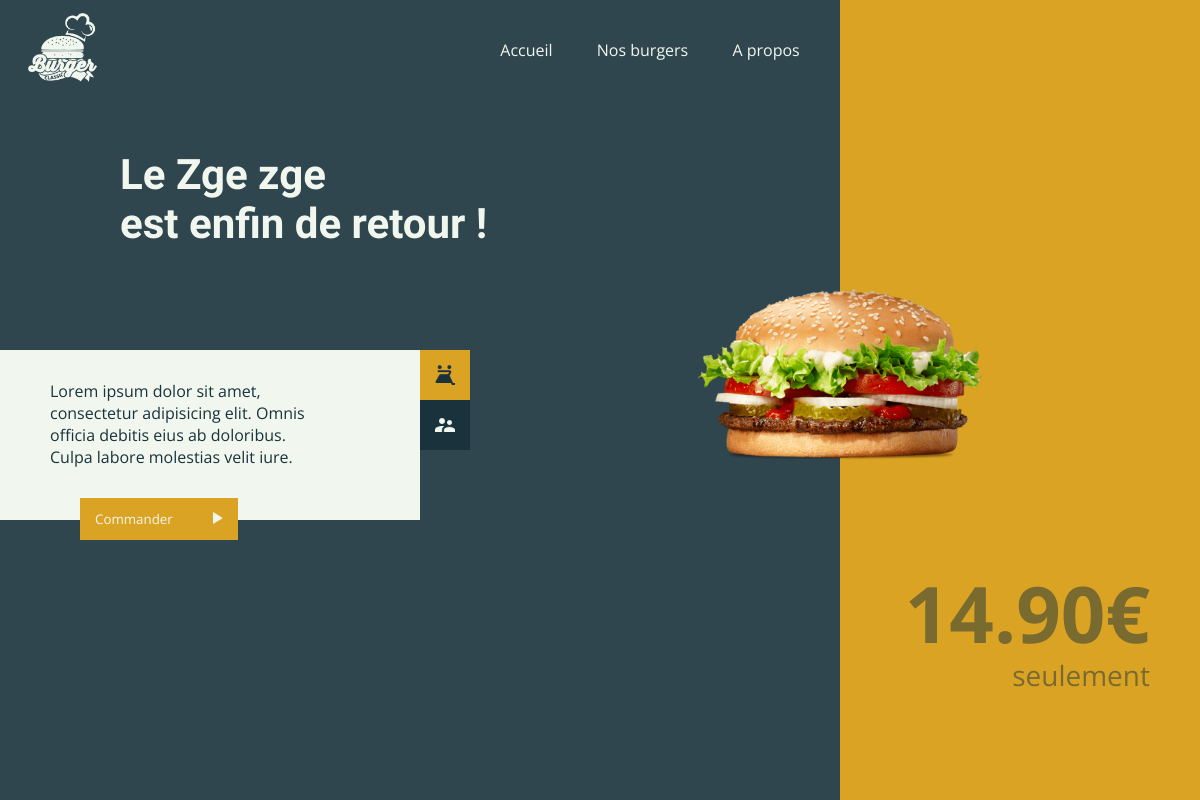
The page / on the database its author committed.
### tables this page shows
CREATE TABLE IF NOT EXISTS `burgers` (
  `id` int(11) NOT NULL AUTO_INCREMENT,
  `name` varchar(60) NOT NULL,
  `price` decimal(4,2) NOT NULL,
  `description` text NOT NULL,
  `image` varchar(255) DEFAULT NULL,
  PRIMARY KEY (`id`)
);

### includes/functions.php (called while the page is built, shortened)
<?php
function chargerClasse(string $classe) {
    $classe=str_replace('\\','/',$classe);
}
?>

### class/BurgerManager.php (called while the page is built, shortened)
<?php
class BurgerManager {
    public $bdd;
    public function setBdd($bdd) {
        $this->bdd = $bdd;
    }
    public function getRandomBurger() {
        $getRandom = $this->bdd->prepare("select * from burgers order by rand() limit 1");
        $getRandom->execute();
        return $getRandom->fetch(PDO::FETCH_ASSOC);
    }
}
?>

### index.php (the view, shortened to what this page needs)
<?php
include_once("includes/header.php");
$burger = $burgerManager->getRandomBurger();
$phrases = [];
$phrase1 = "Le " . $burger['name'] . " <br> est enfin de retour !";
$phrase2 = "Savourez le bon " . $burger['name'] . " <br> dans toute sa splendeur :)";
$phrase3 = "L'incournable " . $burger['name'] . ", <br> simple et efficace !";
array_push($phrases, $phrase1);array_push($phrases, $phrase2);array_push($phrases, $phrase3);
$phrase = $phrases[array_rand($phrases)];
?>
<div class="background" id="background" style="top:0">
    <div class="right" id="right"></div>
</div>
<div class="burger" style="position: absolute;">
    <img src="<?= $burger['image'] ?>" alt="<?= $burger['name'] ?>" id="burger">
</div>
<div class="content" id="content">
    <div class="burger-price">
        <h2><?= $burger['price'] . "€" ?></h2>
        <p>seulement</p>
    </div>
    <h1 id="main_title"><?= $phrase ?></h1>
    <div class="box">
        <p>Lorem ipsum dolor sit amet, consectetur adipisicing elit. Omnis officia debitis eius ab doloribus. Culpa
            labore molestias velit iure.</p>
        <button onclick="animate_burger()">Commander<img src="images/icons/right_arrow.png"
                alt="Voir les burgers"></button>
        <div class="links" id="links">
            <a href="cart.php">
                <div id="cart">
                    <img src="images/icons/cart.png" alt="Mon panier">
                </div>
            </a>
            <a href="account.php">
                <div id="account">
                    <img src="images/icons/account.png" alt="Se connecter">
                </div>
            </a>
        </div>
    </div>
</div>
<?php
include_once("includes/footer.php");
?>

### css/style.css (style rules this page uses)
:root { --dark_grey: #19323C; --grey: #2F464E; --yellow: #DBA324; --white: #F1F7EE; }
*, html, body { font-family: 'Kaushan Script', cursive; font-family: 'Open Sans', sans-serif; margin: 0; padding: 0; }
body { background-color: var(--grey); font-weight: normal; }
a { text-decoration: none; color: inherit; }
div.background { position: absolute; top: 0; z-index: -1; min-width: 100vw; height: 100vh; }
div.background div.right { float: right; position: relative; width: 30vw; height: 100%; background-color: var(--yellow); transition: all 2s; }
div.burger img { position: relative; top: 100px; left: 70vw; transform: translateX(-50%); width: 300px; transition: all 2s ease-in-out; }
div.content { transition: all 1s ease-in-out; }
div.content div.burger-price h2, div.content div.burger-price p { position: absolute; font-size: 78px; right: 50px; top: 70vh; color: var(--dark_grey); opacity: 0.5; }
div.content div.burger-price p { font-size: 28px; top: 82vh; }
div.content h1#main_title { color: var(--white); font-family: 'Kaushan Script', cursive; position: absolute; top: 150px; left: 10vw; font-size: 42px; }
div.content div.box { position: absolute; top: 350px; left: 0; width: 360px; padding: 30px; padding-right: 30px; padding-bottom: 10px; color: var(--dark_grey); background-color: var(--white); }
div.content div.box p { margin-left: 20px; width: 75%; }
div.content div.box button { position: relative; bottom: -30px; left: 50px; padding: 12px 15px; background-color: var(--yellow); border: none; text-align: left; color: var(--white); transition: 0.5s ease; }
div.content div.box button img { float: right; margin-top: 2px; margin-left: 40px; width: 10px; cursor: pointer; }
div.content div.box div.links { position: absolute; left: 100%; top: 0; }
div.content div.box div.links div#account, div.content div.box div.links div#cart { width: 50px; height: 50px; display: flex; flex-direction: row; justify-content: center; align-items: center; cursor: pointer; transition: all 0.5s ease; }
div.content div.box div.links div#cart { background-color: var(--yellow); color: var(--dark_grey); }
div.content div.box div.links div#account { background-color: var(--dark_grey); color: var(--white); }
div.content div.box div.links div#account img, div.content div.box div.links div#cart img { width: 20px; }

### rows shown on the page
burgers: image (picture), price "14.90", name "Zge zge"
